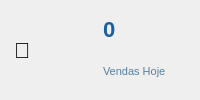
         <widget class="QFrame" name="cardTotalVendas">
          <property name="minimumHeight"><number>62</number></property><property name="maximumHeight"><number>66</number></property>
          <property name="styleSheet"><string notr="true">QFrame#cardTotalVendas{background-color:#ffffff;border:1px solid #a8c4d8;border-radius:6px;}</string></property>
          <layout class="QHBoxLayout" name="cardTotalHL"><property name="leftMargin"><number>14</number></property><property name="topMargin"><number>8</number></property><property name="rightMargin"><number>14</number></property><property name="bottomMargin"><number>8</number></property>
           <item><widget class="QLabel" name="lblIconTotalVendas"><property name="text"><string>&#128722;</string></property><property name="styleSheet"><string notr="true">font-size:22px;</string></property></widget></item>
           <item><layout class="QVBoxLayout"><property name="spacing"><number>0</number></property>
            <item><widget class="QLabel" name="lblTotalVendasValor"><property name="text"><string>0</string></property><property name="styleSheet"><string notr="true">font-size:22px;font-weight:bold;color:#1a5fa0;</string></property></widget></item>
            <item><widget class="QLabel" name="lblTotalVendasLabel"><property name="text"><string>Vendas Hoje</string></property><property name="styleSheet"><string notr="true">font-size:11px;color:#5580a0;</string></property></widget></item>
           </layout></item>
          </layout>
         </widget>
